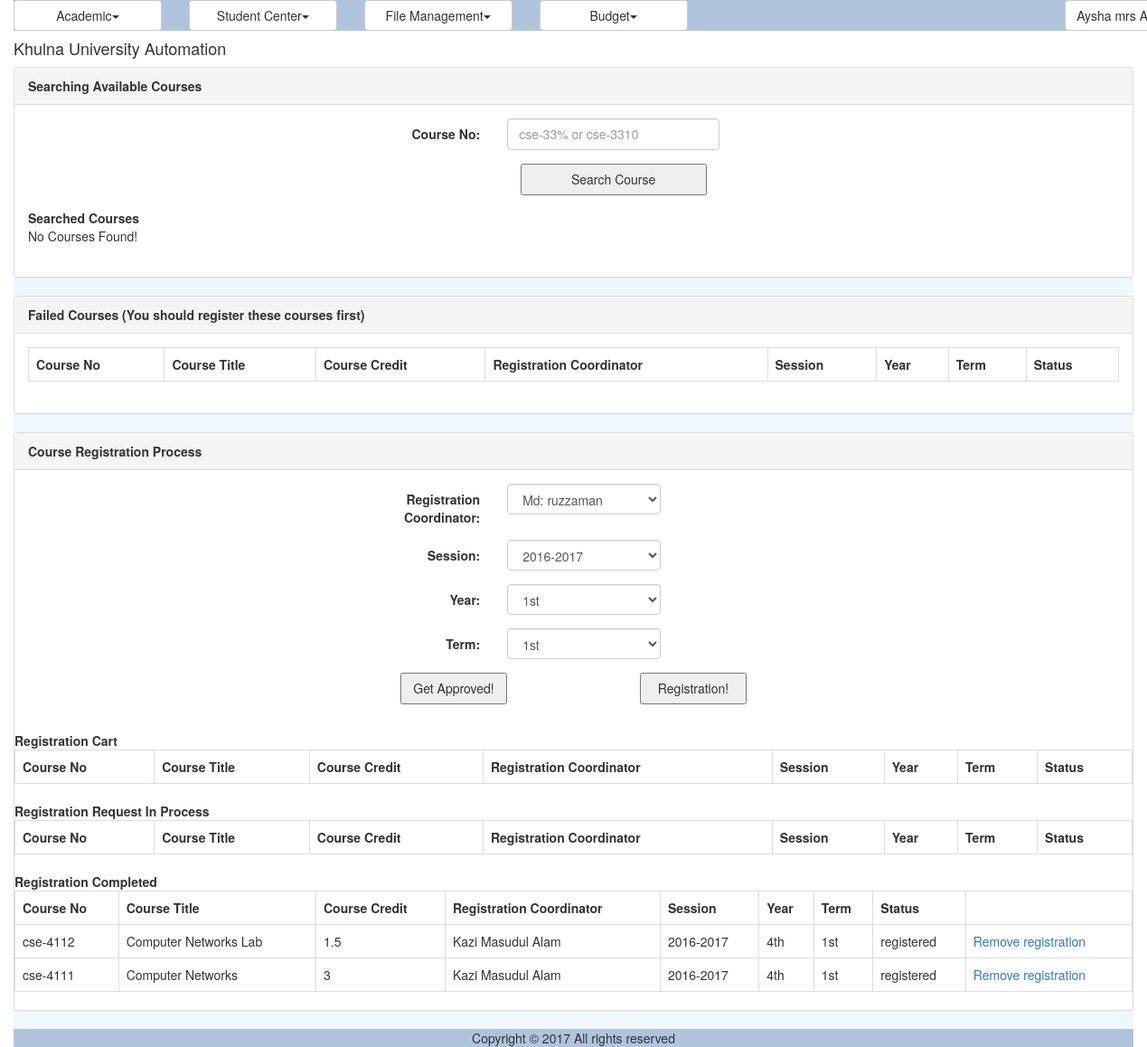
Page /course_student_registration.php (signed in) on the committed database.
### tables this page shows
CREATE TABLE `reg_course` (
  `ID` varchar(40) NOT NULL,
  `CourseNo` varchar(40) NOT NULL,
  `Title` varchar(100) NOT NULL,
  `Credit` double NOT NULL,
  `CourseTypeID` varchar(40) NOT NULL,
  `DisciplineID` varchar(40) NOT NULL,
  `IsDeleted` tinyint(1) NOT NULL
);

CREATE TABLE `ums_user` (
  `ID` varchar(40) NOT NULL,
  `UniversityID` varchar(20) NOT NULL,
  `Email` varchar(50) NOT NULL,
  `Password` varchar(255) NOT NULL,
  `FirstName` varchar(50) DEFAULT NULL,
  `MiddleName` varchar(50) DEFAULT NULL,
  `LastName` varchar(50) DEFAULT NULL,
  `DisciplineID` varchar(40) DEFAULT NULL,
  `Status` varchar(20) DEFAULT NULL,
  `IsLogged` varchar(10) DEFAULT NULL,
  `IsArchived` varchar(10) DEFAULT NULL,
  `IsDeleted` varchar(10) DEFAULT NULL
);

CREATE TABLE `reg_registration_session` (
  `ID` varchar(40) NOT NULL,
  `Name` varchar(30) NOT NULL
);

CREATE TABLE `reg_year` (
  `ID` varchar(40) NOT NULL,
  `Name` varchar(20) NOT NULL
);

CREATE TABLE `reg_term` (
  `ID` varchar(40) NOT NULL,
  `Name` varchar(20) NOT NULL
);

CREATE TABLE `reg_course_student_registration` (
  `ID` varchar(40) NOT NULL,
  `Regs_TeacherID` varchar(40) DEFAULT NULL,
  `StudentID` varchar(40) NOT NULL,
  `CourseID` varchar(40) NOT NULL,
  `SessionID` varchar(40) DEFAULT NULL,
  `YearID` varchar(40) DEFAULT NULL,
  `TermID` varchar(40) DEFAULT NULL,
  `IsRetake` tinyint(1) DEFAULT NULL,
  `Status` varchar(20) NOT NULL
);

### modules/registration/ui/view.course_student_registration.inc (the view, shortened to what the rows shown need)
<?php
include_once COMMON.'class.common.course.inc';
include_once COMMON.'class.common.user.inc';
include_once COMMON.'class.common.inc';
include_once 'blade/view.course_student_registration.blade.inc';
?>
<div class="panel panel-default">
    <div class="panel-body">
		<table class="table table-bordered">
				<?php
		 	$CourseStudentRegistration = new CourseStudentRegistration();
		    $Student = new User();
		    if(isset($_GET['mode'])&&strcasecmp($_GET['mode'], 'admin')==0&&isset($_GET['id']))
		    	$Student->setID($_GET['id']);
		    else
		    	$Student->setID($globalUser->getID());
		    $CourseStudentRegistration->setStudent($Student);
		 	$CourseStudentRegistration->setStatus('failed');
		    $Result_Student_Cart = $_CourseStudentRegistrationBAO
		                                ->searchRegistrationCart($CourseStudentRegistration);
				if(isset($Result_Student_Cart)&&$Result_Student_Cart->getIsSuccess())
				{
					?>
					<tr>
						<th>Course No</th>
						<th>Course Title</th>
						<th>Course Credit</th>
						<th>Registration Coordinator</th>
						<th>Session</th>
						<th>Year</th>
						<th>Term</th>
						<th>Status</th>
					</tr>
						<?php
				}
				else{
				echo 'No courses to display!';
			}
			?>
		</table>
    </div>
</div>
<div class="panel panel-default">
							<?php
							$Result = $_UserBAO->getAllUsersOfRole('teacher');
							?>
<div>
<table class="table table-bordered">
		<?php
 	$CourseStudentRegistration = new CourseStudentRegistration();
    $Student = new User();
    if(isset($_GET['mode'])&&strcasecmp($_GET['mode'], 'admin')==0&&isset($_GET['id']))
    	$Student->setID($_GET['id']);
    else
    	$Student->setID($globalUser->getID());
    $CourseStudentRegistration->setStudent($Student);
 	$CourseStudentRegistration->setStatus('pending');
    $Result_Student_Cart = $_CourseStudentRegistrationBAO
                                ->searchRegistrationCart($CourseStudentRegistration);
		if(isset($Result_Student_Cart)&&$Result_Student_Cart->getIsSuccess())
		{
			?>
			<tr>
				<th>Course No</th>
				<th>Course Title</th>
				<th>Course Credit</th>
				<th>Registration Coordinator</th>
				<th>Session</th>
				<th>Year</th>
				<th>Term</th>
				<th>Status</th>
			</tr>
				<?php
		}
		else{
		echo 'No courses to display!';
	}
	?>
</table>
</div>
<div>
<table class="table table-bordered">
		<?php
 	$CourseStudentRegistration = new CourseStudentRegistration();
    $Student = new User();
    if(isset($_GET['mode'])&&strcasecmp($_GET['mode'], 'admin')==0&&isset($_GET['id']))
    	$Student->setID($_GET['id']);
    else
    	$Student->setID($globalUser->getID());
    $CourseStudentRegistration->setStudent($Student);
 	$CourseStudentRegistration->setStatus('submitted,approved,rejected');
    $Result_Student_Cart = $_CourseStudentRegistrationBAO
                                ->searchRegistrationCart($CourseStudentRegistration);
		if(isset($Result_Student_Cart)&&$Result_Student_Cart->getIsSuccess())
		{
			?>
			<tr>
				<th>Course No</th>
				<th>Course Title</th>
				<th>Course Credit</th>
				<th>Registration Coordinator</th>
				<th>Session</th>
				<th>Year</th>
				<th>Term</th>
				<th>Status</th>
			</tr>
				<?php
		}
		else{
		echo 'No courses to display!';
	}
	?>
</table>
</div>
<div>
<table class="table table-bordered">
		<?php
 	$CourseStudentRegistration = new CourseStudentRegistration();
    $Student = new User();
    if(isset($_GET['mode'])&&strcasecmp($_GET['mode'], 'admin')==0&&isset($_GET['id']))
    	$Student->setID($_GET['id']);
    else
    	$Student->setID($globalUser->getID());
    $CourseStudentRegistration->setStudent($Student);
 	$CourseStudentRegistration->setStatus('registered');
    $Result_Student_Cart = $_CourseStudentRegistrationBAO
                                ->searchRegistrationCart($CourseStudentRegistration);
		if(isset($Result_Student_Cart)&&$Result_Student_Cart->getIsSuccess())
		{
			$CourseStudentRegistrations = $Result_Student_Cart->getResultObject();
			?>
			<tr>
				<th>Course No</th>
				<th>Course Title</th>
				<th>Course Credit</th>
				<th>Registration Coordinator</th>
				<th>Session</th>
				<th>Year</th>
				<th>Term</th>
				<th>Status</th>
			</tr>
			<?php
			for($i = 0; $i < sizeof($CourseStudentRegistrations); $i++) {
				$CourseStudentRegistration = $CourseStudentRegistrations[$i];
				?>
				<tr>
					<td><?php echo $CourseStudentRegistration->getCourse()->getCourseNo(); ?></td>
					<td><?php echo $CourseStudentRegistration->getCourse()->getTitle(); ?></td>
					<td><?php echo $CourseStudentRegistration->getCourse()->getCredit(); ?></td>
					<td><?php echo $CourseStudentRegistration->getTeacher()->getFullName(); ?></td>
					<td><?php echo $CourseStudentRegistration->getSession()->getName(); ?></td>
					<td><?php echo $CourseStudentRegistration->getYear()->getName(); ?></td>
					<td><?php echo $CourseStudentRegistration->getTerm()->getName(); ?></td>
					<td><?php echo $CourseStudentRegistration->getStatus(); ?></td>
					<td>
					<a href="?remove=true&id=<?php echo $CourseStudentRegistration->getID();?>"
					onclick="return confirm('sure to remove from registration!'); ">Remove registration
					</a>
					</td>
				</tr>
				<?php
			}
		}
		else{
		echo 'No courses to display!';
	}
	?>
</table>
</div>
</div>

### rows in the picture
reg_course: CourseNo "cse-4112", Title "Computer Networks Lab", Credit "1.5"
ums_user: $CourseStudentRegistration->getTeacher()->getFullName() "Kazi Masudul Alam"
reg_registration_session: Name "2016-2017"
reg_year: Name "4th"
reg_term: Name "1st"
reg_course_student_registration: Status "registered"
reg_course: CourseNo "cse-4111", Title "Computer Networks", Credit "3"
reg_course_student_registration: Status "registered"

### other values in the picture
$globalMenu[$i]->getTitle() "Academic Student Center File Management Budget"
$CurrentUser->getFullName() "Aysha mrs…"
form field coordinator "Md: ruzzaman"
form field session "2016-2017"
form field year "1st"
form field term "1st"
